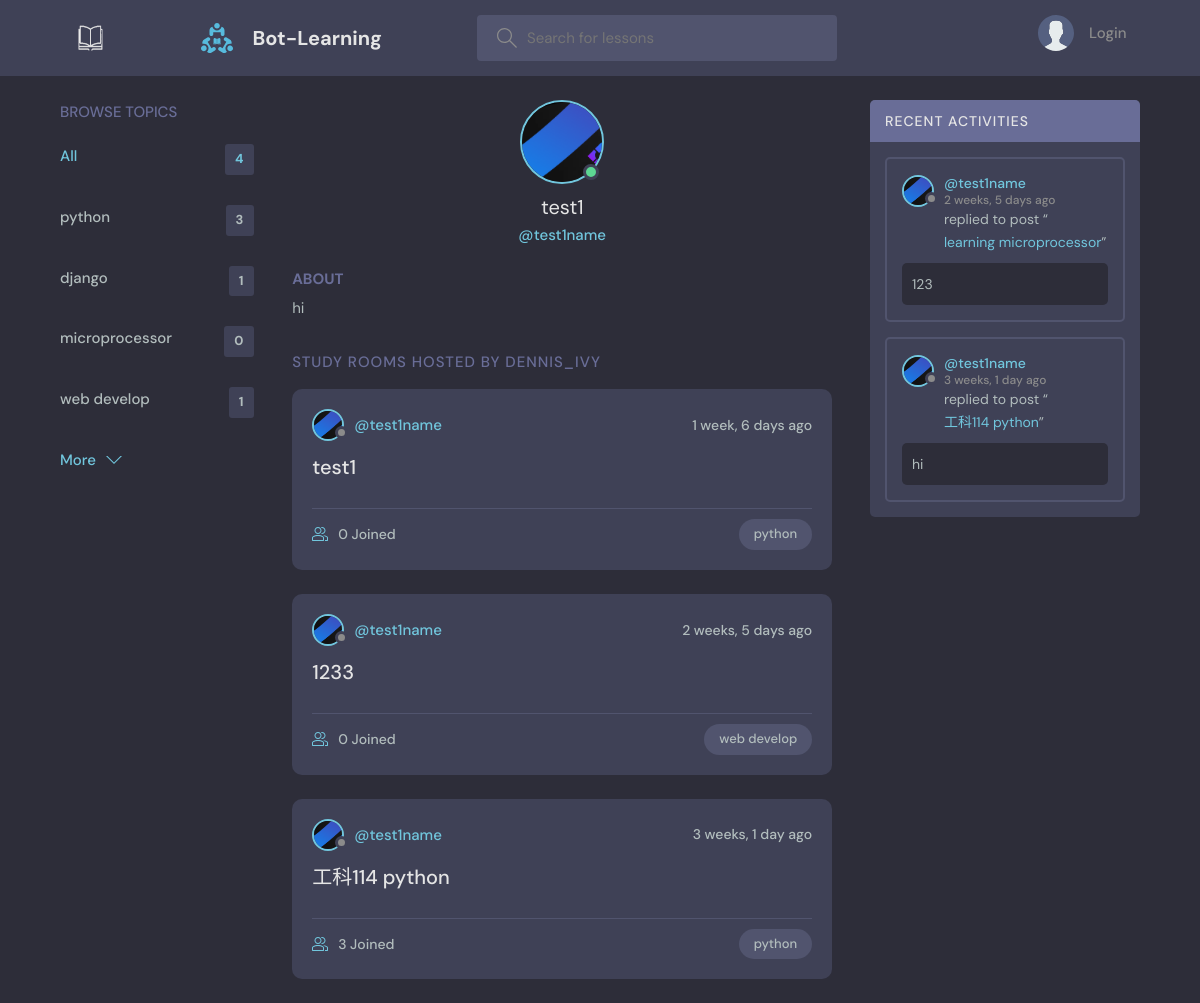
Page /profile/1/ on the committed database.
### base/models.py (models this page shows, shortened)
class Topic(models.Model):
    name = models.CharField(max_length=200)

class User(AbstractUser):
    name = models.CharField(max_length=200, null=True)
    email = models.EmailField(unique=True, null=True)
    bio = models.TextField(null=True)
    avatar = models.ImageField(null=True, default="avatar.svg")
    objects = CustomUserManager()
    USERNAME_FIELD = 'email'
    REQUIRED_FIELDS = []

class Room(models.Model):
    host = models.ForeignKey(User, on_delete=models.SET_NULL, null=True)
    topic = models.ForeignKey(Topic, on_delete=models.SET_NULL, null=True)
    name = models.CharField(max_length=200)
    description = models.TextField(null=True, blank=True)
    participants = models.ManyToManyField(
        User, related_name='participants', blank=True)
    updated = models.DateTimeField(auto_now=True)
    created = models.DateTimeField(auto_now_add=True)
    class Meta:
        ordering = ['-updated', '-created']
    def __str__(self):
        return self.name

class Message(models.Model):
    user = models.ForeignKey(User, on_delete=models.CASCADE)
    room = models.ForeignKey(Room, on_delete=models.CASCADE)
    body = models.TextField()
    updated = models.DateTimeField(auto_now=True)
    created = models.DateTimeField(auto_now_add=True)
    class Meta:
        ordering = ['-updated', '-created']

### base/views.py (the view)
# urls.py: path('profile/<str:pk>/', views.userProfile, name="user-profile"),
def userProfile(request, pk):
    user = User.objects.get(id=pk)
    rooms = user.room_set.all()
    room_messages = user.message_set.all()
    topics = Topic.objects.all()
    context = {'user': user, 'rooms': rooms,
               'room_messages': room_messages, 'topics': topics}
    return render(request, 'base/profile.html', context)

### base/templates/base/profile.html (shortened to what this page needs)
{% extends 'main.html' %}
{% block content %}
<main class="profile-page layout layout--3">
  <div class="container">
    {% include 'base/topics_component.html' %}
    <div class="roomList">
      <div class="profile">
        <div class="profile__avatar">
          <div class="avatar avatar--large active">
            <img src="{{user.avatar.url}}" />
          </div>
        </div>
        <div class="profile__info">
          <h3>{{user.name}}</h3>
          <p>@{{user.username}}</p>
        </div>
        <div class="profile__about">
          <h3>About</h3>
          <p>
            {{user.bio}}
          </p>
        </div>
      </div>
      <div class="roomList__header">
        <div>
          <h2>Study Rooms Hosted by dennis_ivy</a>
          </h2>
        </div>
      </div>
      {% include 'base/feed_component.html' %}
    </div>
    {% include 'base/activity_component.html' %}
  </div>
</main>
{% endblock content %}

### base/templates/base/topics_component.html
<div class="topics">
    <div class="topics__header">
        <h2>Browse Topics</h2>
    </div>
    <ul class="topics__list">
        <li>
            <a href="{% url 'home' %}" class="active">All <span>{{topics.count}}</span></a>
        </li>
        {% for topic in topics %}
        <li>
            <a href="{% url 'home' %}?q={{topic.name}}">{{topic.name}}<span>{{topic.room_set.all.count}}</span></a>
        </li>
        {% endfor %}
    </ul>
    <a class="btn btn--link" href="{% url 'topics' %}">
        More
        <svg version="1.1" xmlns="http://www.w3.org/2000/svg" width="32" height="32" viewBox="0 0 32 32">
            <title>chevron-down</title>
            <path d="M16 21l-13-13h-3l16 16 16-16h-3l-13 13z"></path>
        </svg>
    </a>
</div>

### base/templates/base/feed_component.html (shortened to what this page needs)
{% for room in rooms %}
<div class="roomListRoom">
    <div class="roomListRoom__header">
        <a href="{% url 'user-profile' room.host.id %}" class="roomListRoom__author">
            <div class="avatar avatar--small">
                <img src="{{room.host.avatar.url}}" />
            </div>
            <span>@{{room.host.username}}</span>
        </a>
        <div class="roomListRoom__actions">
            <span>{{room.created|timesince}} ago</span>
        </div>
    </div>
    <div class="roomListRoom__content">
        <a href="{% url 'room' room.id %}">{{room.name}}</a>
    </div>
    <div class="roomListRoom__meta">
        <a href="{% url 'room' room.id %}" class="roomListRoom__joined">
            {{room.participants.all.count}} Joined
        </a>
        <p class="roomListRoom__topic">{{room.topic.name}}</p>
    </div>
</div>
{% endfor %}

### base/templates/base/activity_component.html (shortened to what this page needs)
<div class="activities">
    <div class="activities__header">
        <h2>Recent Activities</h2>
    </div>
    {% for message in room_messages %}
    <div class="activities__box">
        <div class="activities__boxHeader roomListRoom__header">
            <a href="{% url 'user-profile' message.user.id %}" class="roomListRoom__author">
                <div class="avatar avatar--small">
                    <img src="{{message.user.avatar.url}}" />
                </div>
                <p>
                    @{{message.user.username}}
                    <span>{{message.created|timesince}} ago</span>
                </p>
            </a>
        </div>
        <div class="activities__boxContent">
            <p>replied to post “<a href="{% url 'room' message.room.id %}">{{message.room}}</a>”</p>
            <div class="activities__boxRoomContent">{{message.body}}</div>
        </div>
    </div>
    {% endfor %}
</div>

### rows in the picture
Topic: name "python", room_set.all.count "3"
Topic: name "django", room_set.all.count "1"
Topic: name "microprocessor", room_set.all.count "0"
Topic: name "web develop", room_set.all.count "1"
User: avatar (picture), name "test1", username "test1name", bio "hi"
Room: host.avatar (picture), host.username "test1name", created "1 week, 6 days", name "test1", participants.all.count "0", topic.name "python"
Room: host.avatar (picture), host.username "test1name", created "2 weeks, 5 days", name "1233", participants.all.count "0", topic.name "web develop"
Room: host.avatar (picture), host.username "test1name", created "3 weeks, 1 day", name "工科114 python", participants.all.count "3", topic.name "python"
Message: user.avatar (picture), user.username "test1name", created "2 weeks, 5 days", room "learning microprocessor", body "123"
Message: user.avatar (picture), user.username "test1name", created "3 weeks, 1 day", room "工科114 python", body "hi"

### other values in the picture
{{ topics.count }} "4"
